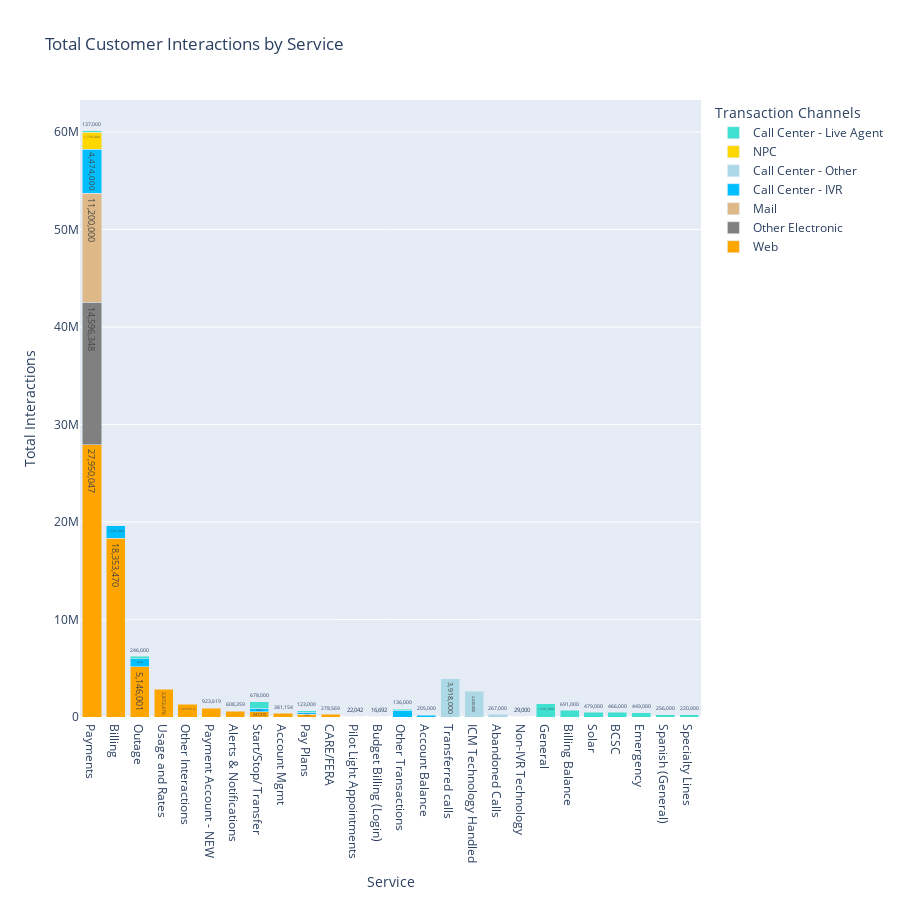

Notebook source saved alongside this figure:
### Code cell
# Set the locale to use comma separators for thousands
locale.setlocale(locale.LC_ALL, '')

# Group the data by Root Level and Level 1 and sum the values
grouped_data = df.groupby(['Root Level', 'Level 1'])['Value'].sum().reset_index()

# Sort the grouped_data by Value column in descending order
grouped_data = grouped_data.sort_values(by='Value', ascending=False)

# Create a dictionary to map the Root Level to its corresponding color
color_map = {'Web': 'orange', 'Other Electronic': 'gray', 'Mail': 'burlywood',   'Call Center - Live Agent': 'turquoise', 'Call Center - IVR': 'deepskyblue', 'Call Center - Other':'lightblue', 'NPC': 'gold'}


# Create a list to store the bar chart traces
bar_traces = []

# Loop through each Root Level and create a stacked bar chart trace for its corresponding Level 1 data
for root_level in grouped_data['Root Level'].unique():
    temp_df = grouped_data[grouped_data['Root Level'] == root_level]
    values = temp_df['Value'].values
    formatted_values = [locale.format_string("%d", val, grouping=True) for val in values] # Format values with comma separators
    bar_trace = go.Bar(
        x=temp_df['Level 1'],
        y=values,
        text=formatted_values, # Set the formatted values as the text labels
        textposition='auto', # Position the text labels automatically above the bars
        name=root_level,
        marker=dict(color=color_map[root_level])
    )
    bar_traces.append(bar_trace)

# Create the stacked bar chart layout
bar_layout = go.Layout(
    title='Total Customer Interactions by Service',
    xaxis=dict(title='Service'),
    yaxis=dict(title='Total Interactions'),
    barmode='stack',
    height=900,
    legend=dict(title=dict(text='Transaction Channels'))
)

# Create the stacked bar chart figure
bar_fig_root_L1 = go.Figure(data=bar_traces, layout=bar_layout)

# Display the stacked bar chart
bar_fig_root_L1.show()

### Figure 1 — Plotly figure (JSON) as saved in the notebook; plotly's stock layout.template omitted (floating-point values rounded to 4 significant figures)
{"data": [{"marker": {"color": "orange"}, "name": "Web", "text": ["27,950,047", "18,353,470", "5,146,001", "2,872,476", "1,310,914", "923,619", "608,359", "541,515", "381,154", "300,009", "278,569", "22,042", "16,692"], "textposition": "auto", "x": ["Payments", "Billing", "Outage", "Usage and Rates", "Other Interactions ", "Payment Account - NEW", "Alerts & Notifications", "Start/Stop/ Transfer", "Account Mgmt", "Pay Plans", "CARE/FERA ", "Pilot Light Appointments ", "Budget Billing (Login) "], "y": [27950047, 18353470, 5146001, 2872476, 1310914, 923619, 608359, 541515, 381154, 300009, 278569, 22042, 16692], "type": "bar"}, {"marker": {"color": "gray"}, "name": "Other Electronic", "text": ["14,596,348"], "textposition": "auto", "x": ["Payments"], "y": [14596348], "type": "bar"}, {"marker": {"color": "burlywood"}, "name": "Mail", "text": ["11,200,000"], "textposition": "auto", "x": ["Payments"], "y": [11200000], "type": "bar"}, {"marker": {"color": "deepskyblue"}, "name": "Call Center - IVR", "text": ["4,474,000", "1,241,000", "843,000", "678,000", "337,000", "209,000", "205,000"], "textposition": "auto", "x": ["Payments", "Billing", "Outage", "Other Transactions", "Start/Stop/ Transfer", "Pay Plans", "Account Balance"], "y": [4474000, 1241000, 843000, 678000, 337000, 209000, 205000], "type": "bar"}, {"marker": {"color": "lightblue"}, "name": "Call Center - Other", "text": ["3,918,000", "2,630,000", "267,000", "29,000"], "textposition": "auto", "x": ["Transferred calls", "ICM Technology Handled", "Abandoned Calls", "Non-IVR Technology"], "y": [3918000, 2630000, 267000, 29000], "type": "bar"}, {"marker": {"color": "gold"}, "name": "NPC", "text": ["1,770,000"], "textposition": "auto", "x": ["Payments"], "y": [1770000], "type": "bar"}, {"marker": {"color": "turquoise"}, "name": "Call Center - Live Agent", "text": ["1,341,000", "691,000", "678,000", "479,000", "466,000", "449,000", "256,000", "246,000", "220,000", "137,000", "136,000", "123,000"], "textposition": "auto", "x": ["General", "Billing Balance", "Start/Stop/ Transfer", "Solar", "BCSC", "Emergency", "Spanish (General)", "Outage", "Specialty Lines", "Payments", "Other Transactions", "Pay Plans"], "y": [1341000, 691000, 678000, 479000, 466000, 449000, 256000, 246000, 220000, 137000, 136000, 123000], "type": "bar"}], "layout": {"barmode": "stack", "height": 900, "legend": {"title": {"text": "Transaction Channels"}}, "title": {"text": "Total Customer Interactions by Service"}, "xaxis": {"title": {"text": "Service"}}, "yaxis": {"title": {"text": "Total Interactions"}}}}
